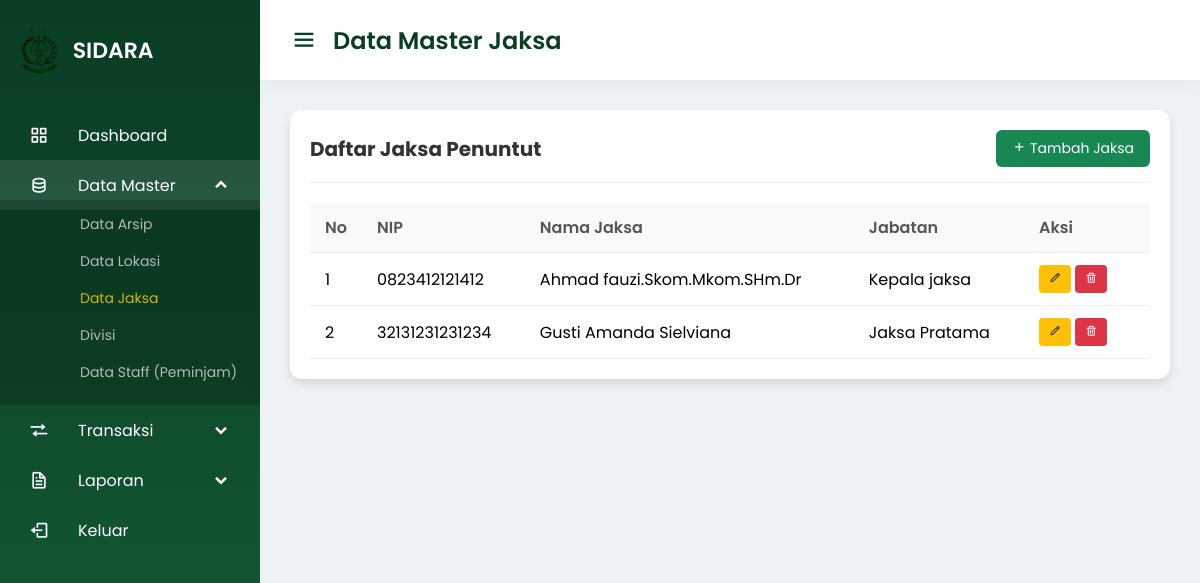
The app's page /SIDARA/admin/data_master/data_jaksa/data_jaksa.php (signed in) with its own data.
### tables this page shows
CREATE TABLE `data_jaksa` (
  `id_jaksa` int NOT NULL,
  `nip` varchar(50) NOT NULL,
  `nama_jaksa` varchar(100) NOT NULL,
  `jabatan` varchar(100) DEFAULT NULL
);

### SIDARA/admin/data_master/data_jaksa/data_jaksa.php (the view, shortened to what this page needs)
<?php
include '../../../config/koneksi.php';
?>
<!DOCTYPE html>
<html lang="id">
<head>
    <link rel="stylesheet" href="/sidara/assets/style.css">
    <link href='https://unpkg.com/boxicons@2.0.7/css/boxicons.min.css' rel='stylesheet'>
</head>
<body>
    <?php include '../../layout/navbar.php'; ?>
    <section class="home-section">
        <nav>
            <div class="sidebar-button">
                <i class='bx bx-menu sidebarBtn'></i>
                <span class="dashboard">Data Master Jaksa</span>
            </div>
        </nav>
        <div class="home-content">
            <div class="card">
                <div class="card-header">
                    <h3>Daftar Jaksa Penuntut</h3>
                    <a href="tambah_jaksa.php" class="btn-add"><i class='bx bx-plus'></i> Tambah Jaksa</a>
                </div>
                <div class="table-responsive">
                    <table>
                        <thead>
                            <tr>
                                <th width="5%">No</th>
                                <th>NIP</th>
                                <th>Nama Jaksa</th>
                                <th>Jabatan</th>
                                <th width="15%">Aksi</th>
                            </tr>
                        </thead>
                        <tbody>
                            <?php
                            $no = 1;
                            $sql = mysqli_query($conn, "SELECT * FROM data_jaksa ORDER BY id_jaksa DESC");
                            while ($d = mysqli_fetch_assoc($sql)) {
                            ?>
                                <tr>
                                    <td><?= $no++; ?></td>
                                    <td><?= $d['nip']; ?></td>
                                    <td><?= $d['nama_jaksa']; ?></td>
                                    <td><?= $d['jabatan']; ?></td>
                                    <td>
                                        <a href="edit_jaksa.php?id=<?= $d['id_jaksa']; ?>" class="btn-sm btn-edit" title="Edit">
                                            <i class='bx bx-pencil'></i>
                                        </a>
                                        <a href="hapus_jaksa.php?id=<?= $d['id_jaksa']; ?>" class="btn-sm btn-delete" onclick="return confirm('Yakin ingin menghapus data ini?')" title="Hapus">
                                            <i class='bx bx-trash'></i>
                                        </a>
                                    </td>
                                </tr>
                            <?php } ?>
                        </tbody>
                    </table>
                </div>
            </div>
        </div>
    </section>
</body>
</html>

### SIDARA/assets/style.css (style rules this page uses)
:root { --sidebar-gradient: linear-gradient(180deg, #0a3d24 0%, #155d36 100%); --bg-left-gradient: linear-gradient(135deg, #e8f5e9 0%, #c8e6c9 100%); --primary-color: #198754; --primary-hover: #146c43; --accent-color: #ffd700; --secondary-navy: #212529; --text-dark: #333; --text-light: #ffffff; --text-muted: #6c757d; --border-color: #ced4da; --input-bg: #e9ecef; --shadow-soft: 0 10px 30px rgba(0,0,0,0.1); }
* { margin: 0; padding: 0; box-sizing: border-box; font-family: 'Poppins', sans-serif; }
.home-section { position: relative; background: #eef2f5; min-height: 100vh; left: 260px; width: calc(100% - 260px); transition: all 0.5s ease; }
.home-section nav { display: flex; justify-content: space-between; height: 80px; background: #fff; align-items: center; position: sticky; top: 0; z-index: 99; padding: 0 30px; box-shadow: 0 2px 15px rgba(0,0,0,0.05); }
.home-section nav .sidebar-button { display: flex; align-items: center; font-size: 24px; font-weight: 600; color: #0a3d24; }
.home-section nav .sidebar-button i { font-size: 28px; margin-right: 15px; cursor: pointer; }
.home-content { padding: 30px; }
.card { background: #fff; padding: 20px; border-radius: 12px; box-shadow: 0 5px 10px rgba(0,0,0,0.1); margin-bottom: 20px; }
.card-header { display: flex; justify-content: space-between; align-items: center; margin-bottom: 20px; border-bottom: 1px solid #eee; padding-bottom: 15px; }
.card-header h3 { color: #333; font-size: 20px; }
.btn-add { background: var(--primary-color); color: #fff; padding: 8px 16px; border-radius: 6px; text-decoration: none; font-size: 14px; border: none; cursor: pointer; }
.table-responsive { overflow-x: auto; }
table { width: 100%; border-collapse: collapse; }
table th, table td { padding: 12px 15px; text-align: left; border-bottom: 1px solid #eee; }
table th { background-color: #f8f9fa; color: #555; font-weight: 600; }

### SIDARA/admin/data_master/data_jaksa/data_jaksa.php (style rules this page uses)
.btn-sm { padding: 5px 10px; font-size: 12px; border-radius: 4px; text-decoration: none; color: white; display: inline-block; }
.btn-edit { background-color: #ffc107; color: #333; }
.btn-delete { background-color: #dc3545; }
td { vertical-align: middle; }

### records on screen
data_jaksa: nip "0823412121412", nama_jaksa "Ahmad fauzi.Skom.Mkom.SHm.Dr", jabatan "Kepala jaksa"
data_jaksa: nip "32131231231234", nama_jaksa "Gusti Amanda Sielviana", jabatan "Jaksa Pratama"
